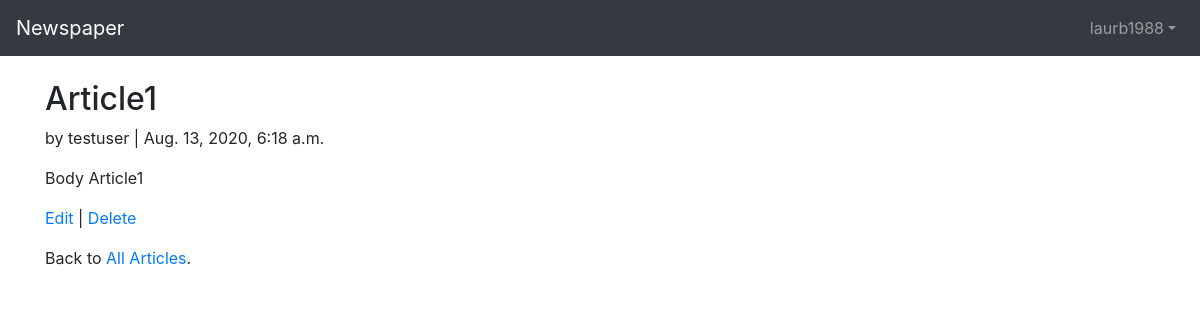
/articles/1/ (signed in), run on the app's committed database.
### users/models.py (models this page shows)
class CustomUser(AbstractUser):
    age = models.PositiveIntegerField(null=True, blank=True)

### articles/models.py (models this page shows, shortened)
class Article(models.Model):
    title = models.CharField(max_length=255)
    body = models.TextField()
    date = models.DateTimeField(auto_now_add=True)
    author = models.ForeignKey(
        get_user_model(),
        on_delete=models.CASCADE,
    )

### articles/views.py (the view)
# urls.py: path('<int:pk>/', ArticleDetailView.as_view(), name='article_detail'),
class ArticleDetailView(LoginRequiredMixin, DetailView):
    model = Article
    template_name = 'article_detail.html'
    login_url = 'login'

### users/templates/article_detail.html (shortened to what this page needs)
{% extends 'base.html' %}
{% block content %}
<div class="article-entry">
    <h2>{{object.title}}</h2>
    <p>by {{object.author}} | {{object.date}}</p>
    <p>{{object.body}}</p>
</div>
<p><a href="{% url 'article_edit' article.pk %}">Edit</a> |
<a href="{% url 'article_delete' article.pk %}">Delete</a></p>
<p>Back to <a href="{% url 'article_list' %}">All Articles</a>.</p>
{% endblock content %}

### users/templates/base.html (shortened to what this page needs)
<!DOCTYPE html>
<html lang="en">
<head>
    <link rel="stylesheet" href="https://stackpath.bootstrapcdn.com/bootstrap/4.1.3/css/bootstrap.min.css">
</head>
<body>
<nav class="navbar navbar-expand-md navbar-dark bg-dark mb-4">
    <a href="{% url 'home' %}" class="navbar-brand">Newspaper</a>
    <div class="collapse navbar-collapse" id="navbarCollapse">
        {% if user.is_authenticated %}
        <ul class="navbar-nav ml-auto">
            <li class="nav-item">
                <a href="#" class="nav-link dropdown-toggle" id="userMenu" data-toggle="dropdown" aria-haspopup="true" aria-expanded="false">{{ user.username }}</a>
            </li>
        </ul>
        {% else %}
        <form class="form-inline ml-auto">
            <a href="{% url 'login' %}" class="btn btn-outline-secondary">Log In</a>
            <a href="{% url 'signup' %}" class="btn btn-primary ml-2">Sign Up</a>
        </form>
        {% endif %}
    </div>
</nav>
    <div class="container">
        {% block content %}
        {% endblock content%}
    </div>
</body>
</html>

### data on the page
CustomUser: username "laurb1988"
Article: title "Article1", author "testuser", date "Aug. 13, 2020, 6:18 a.m.", body "Body Article1"
